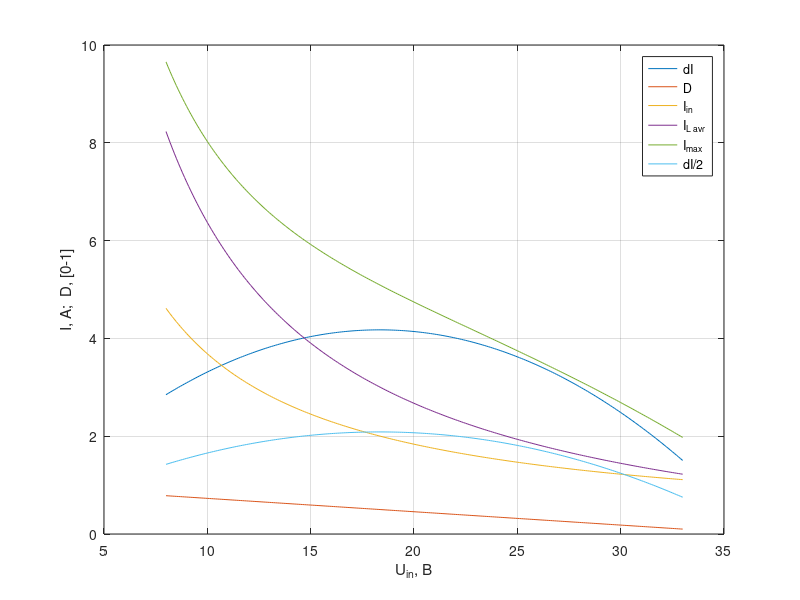
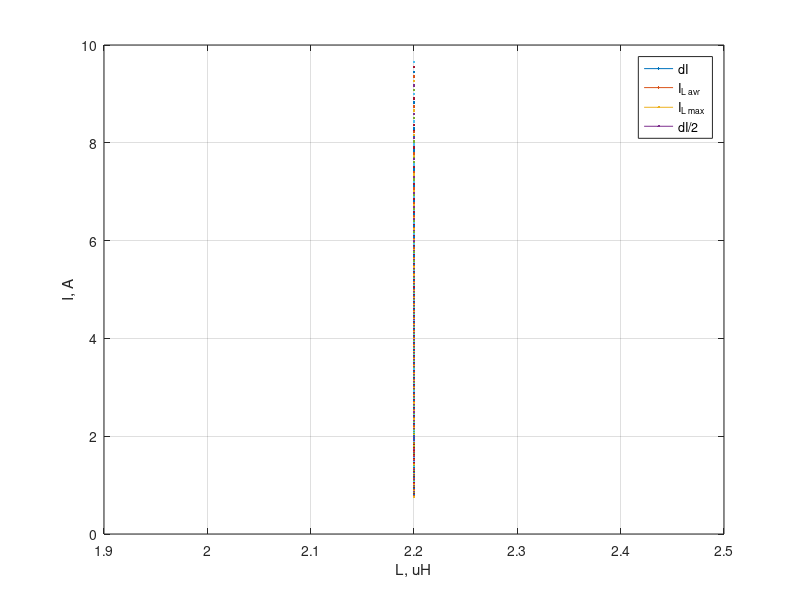

Reproduce these figures in MATLAB, in order.
clear all; close all; clc;

%U_in = 12;
U_in = [8: 0.1: 33];
U_out = 36;
I_out = 1;

U_q = 0.07;
U_D = 0.6;

L = 2.2 * 1e-6;
%L = [2.2, 3.3, 4.7, 6.8, 8.2, 10] * 10e-6;

Fs = 1 * 1e6;

I_in = I_out .* (U_out + U_D) ./ (U_in - U_q);

D = 1 - ( (U_in - U_q) ./ (U_out + U_D) );

dt = 1 / Fs;
t_ON = dt * D;
t_OFF = dt * (1 - D);

dI = U_in .* t_ON ./ L;

I_L_avr = ( (1 + D) .* I_in ) .* ones(1, max(length(L), length(U_in)) );

I_L_max = I_L_avr + 0.5 * dI;

figure(1001); plot(U_in, dI,   U_in, D,   U_in, I_in,   U_in, I_L_avr,   U_in, I_L_max,   U_in, dI / 2); legend('dI', 'D', 'I_{in}', 'I_{L avr}', 'I_{max}', 'dI/2'); xlabel('U_{in}, B'); ylabel('I, A;  D, [0-1]'); grid on;
figure(1002); plot(L * 1e6, dI,   L * 1e6, I_L_avr,   L * 1e6, I_L_max,   L * 1e6, dI / 2); legend('dI', 'I_{L avr}', 'I_{L max}', 'dI/2'); xlabel('L, uH'); ylabel('I, A'); grid on;